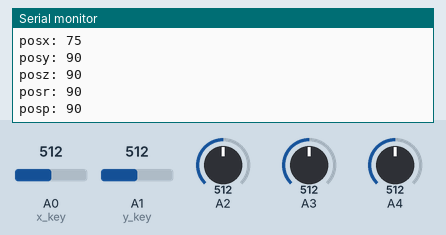
Recording of a sketch running on a simulated Arduino Uno, built with avr-gcc and run on an emulated ATmega328P. On the bench: the last lines printed to the serial monitor. The test bench sets the inputs (shaded band); at power-on: A0 (x_key) = 512, A1 (y_key) = 512, A2 = 512, A3 = 512, A4 = 512. No radio packets arrive unless stated.

Above: at 1.2 s.
1.3 s: A0 (x_key) set to 716
2.8 s: A1 (y_key) set to 716
4.3 s: A2 set to 716
At 4.58 s:
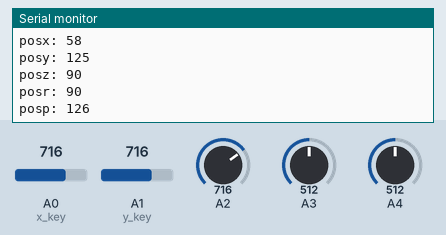
5.8 s: A3 set to 716
At 5.98 s:
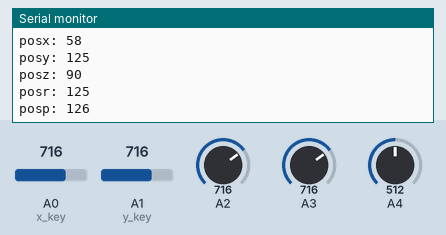
7.3 s: A4 set to 716
At 7.58 s:
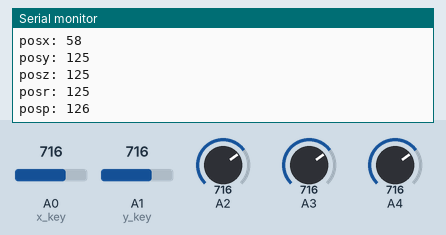
8.8 s: A0 (x_key) set to 992
Timing chart, 0 to 11.3 s (numbered marks = the images above; inputs shaded):
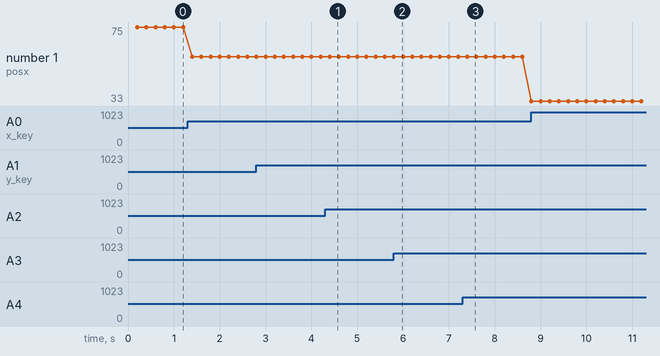

The sketch:

Tx.ino
```cpp
#include <SPI.h>
#include <nRF24L01.h>
#include <RF24.h>
RF24 radio(9, 10); // CSN, CE
const byte address[6] = {0, 0, 0, 0, 2, 0};

int x_key = A0;
int y_key = A1;
int x_pos;
int y_pos;
struct packet {
  byte posx;
  byte posy;
  byte posz;
  byte posr;
  byte posp;
} State;
unsigned long lastSend;
const unsigned int sendInterval = 200;

void setup()
{
  radio.begin();
  Serial.begin(9600);
  radio.openWritingPipe(address);
  radio.setPALevel(RF24_PA_MIN);
  radio.stopListening();
  pinMode (x_key, INPUT) ;
  pinMode (y_key, INPUT) ;
}

void loop()
{
  if (millis() - lastSend >= sendInterval)
  {
    lastSend = millis();
    State.posx = map(analogRead(A0), 0, 1023, 120, 30);
    Serial.print("posx: " );
    Serial.println(State.posx);
    State.posy = map(analogRead(A1), 0, 1023, 0, 180);
    Serial.print("posy: ");
    Serial.println( State.posy);
    State.posz = map(analogRead(A4), 0, 1023, 0, 180);
    Serial.print("posz: ");
    Serial.println( State.posz);
    State.posr = map(analogRead(A3), 0, 1023, 0, 180);
    Serial.print("posr: ");
    Serial.println( State.posr);
    State.posp = map(analogRead(A2), 0, 1023, 0, 181);
    Serial.print("posp: ");
    Serial.println( State.posp);
    radio.write(&State, sizeof(State));
  }


}
```

Measured:
- after the input at 4.3 s, the serial monitor: prints a new line after 0.14 s (image 1)
- after the input at 5.8 s, the serial monitor: prints a new line at once (image 2)
- after the input at 7.3 s, the serial monitor: prints a new line after 0.12 s (image 3)
- plotted number 1: 75 → 58 after the input at 1.3 s, 58 → 33 after the input at 8.8 s
